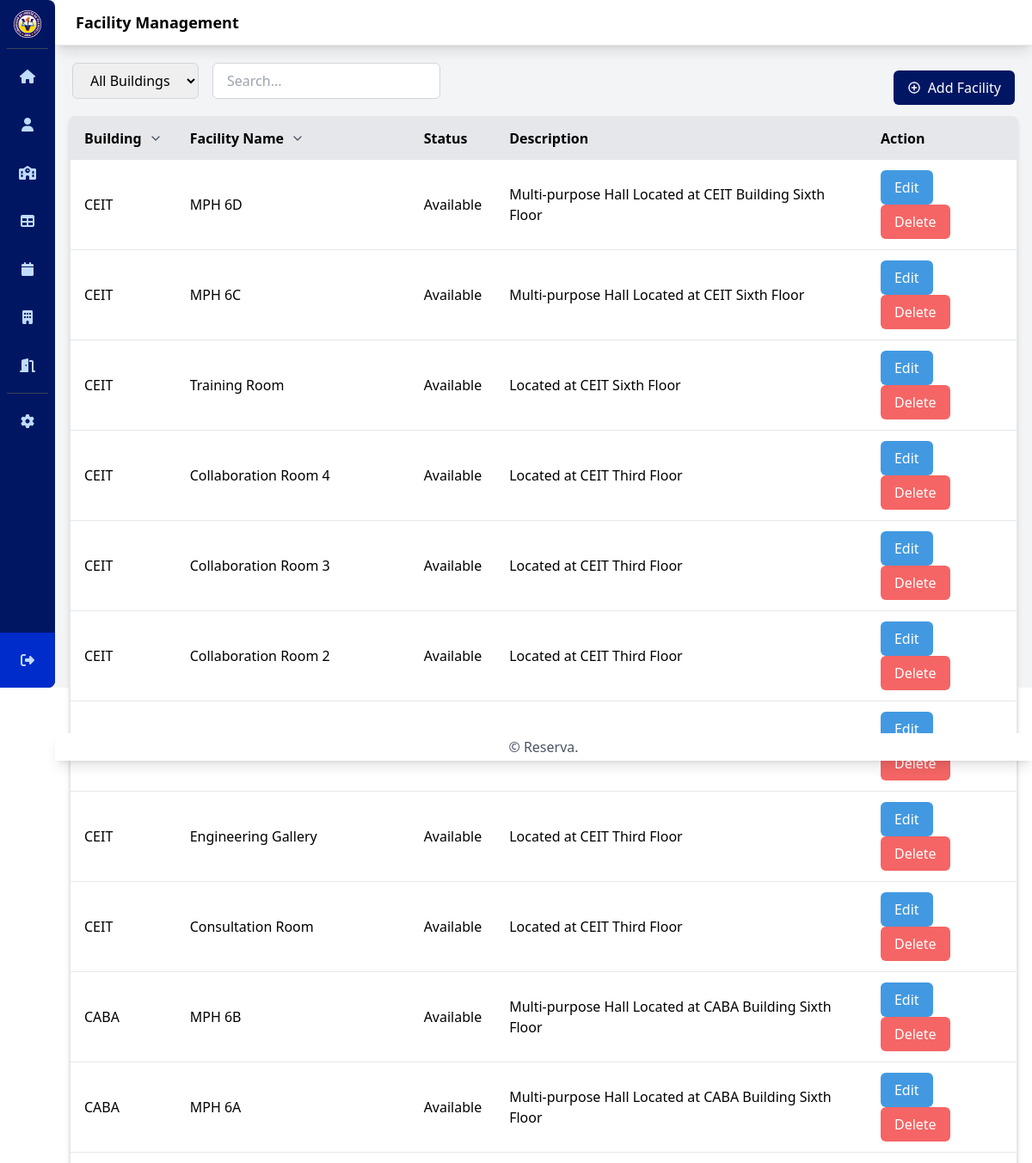
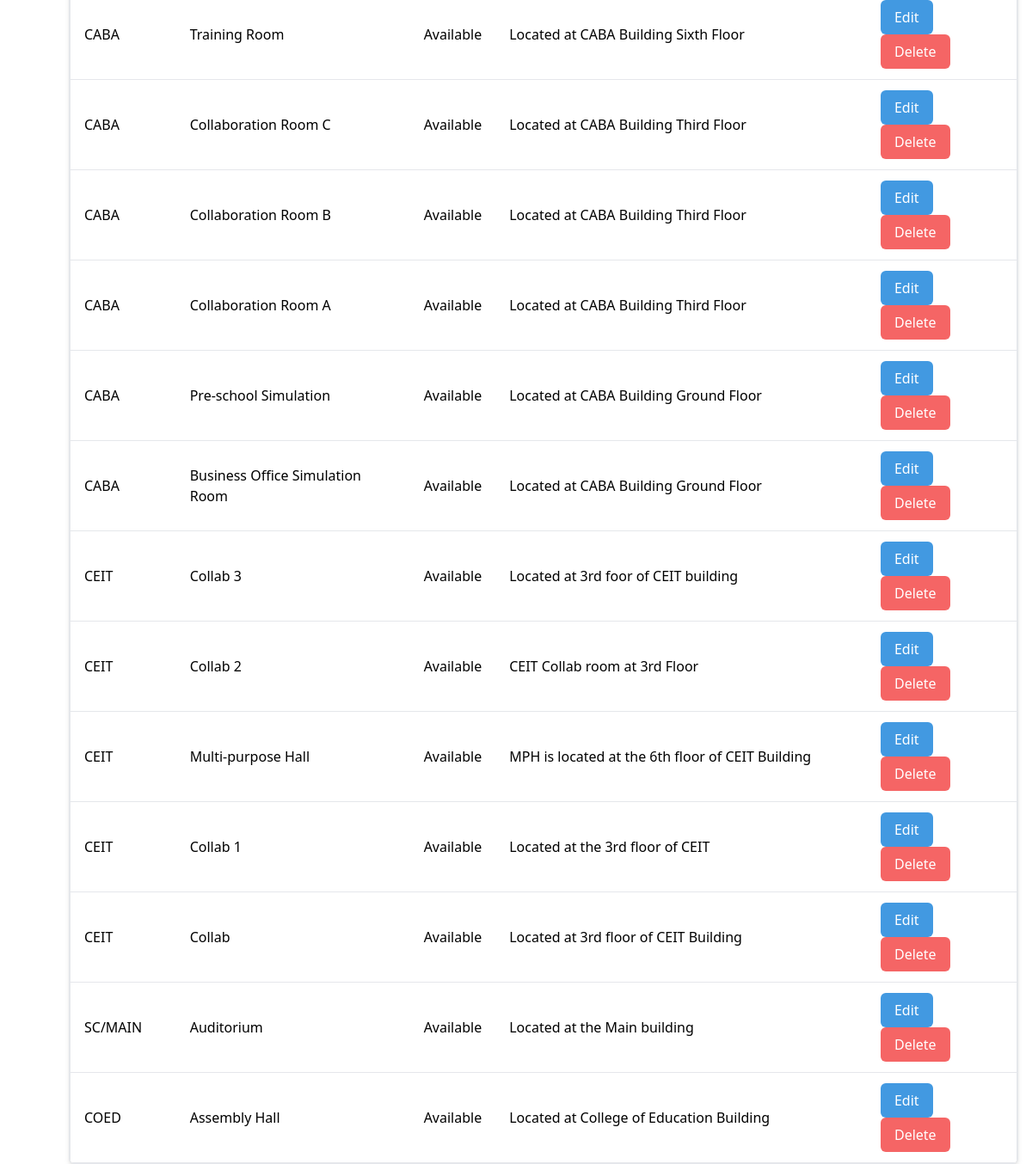
Screenshot of /facilityManagement.php (signed in) with the database file from the repository (2 pictures, top to bottom).
### tables this page shows
CREATE TABLE `facilities` (
  `facility_id` int(11) NOT NULL,
  `facility_name` varchar(255) NOT NULL,
  `building` varchar(255) DEFAULT NULL,
  `status` varchar(255) DEFAULT NULL,
  `descri` varchar(255) DEFAULT NULL
);

### facilityManagement.php (the view, shortened to what this page needs)
<?php
require_once "database/config.php";
$sql = "SELECT * FROM facilities ORDER BY facility_id DESC";
$result = $conn->query($sql);
?>
<!DOCTYPE html>
<html lang="en">
<head>
    <link href="https://cdn.jsdelivr.net/npm/tailwindcss@2.2.19/dist/tailwind.min.css" rel="stylesheet">
    <link rel="stylesheet" href="css/style.css">
</head>
<body>
    <div class="flex h-screen bg-gray-100">
        <div id="sidebar-container">
            <?php include 'sidebar.php'; ?>
        </div>
        <div class="flex flex-col flex-1">
            <header class="bg-white shadow-lg">
                <div class="flex items-center justify-between px-6 py-3 border-b">
                    <h2 class="text-lg font-semibold">
                        Facility Management
                    </h2>
                </div>
            </header>
            <main class="flex-1 p-4 h-screen">
                <div class="flex items-center justify-between p-1 rounded-md">
                    <div class="flex items-center space-x-4 mb-4">
                    <select id="buildingSelect" class="px-4 py-2 border border-gray-300 rounded-md" onchange="filterFacilities()">
                        <option value="">All Buildings</option>
                    </select>
                        <input type="text" id="searchInput" class="px-4 py-2 border border-gray-300 rounded-md" placeholder="Search..." onkeyup="filterFacilities()">
                    </div>
                    <div>
                        <button onclick="showFacilityForm()" class="ml-auto px-4 py-2 bg-plv-blue text-white rounded-md flex items-center justify-center hover:bg-plv-highlight focus:outline-none focus:ring focus:ring-plv-highlight">
                            <img src="img/icons8-plus-24.png" alt="Add Account Icon" class="w-4 h-4 mr-2">
                            Add Facility
                        </button>
                    </div>
                </div>
                <div class="min-w-full bg-white rounded-md shadow-md border border-gray-200 overflow-y-auto max-h-[calc(100vh-200px)]">
                    <table id="facilitiesTable" class="min-w-full bg-white rounded-md shadow-md border border-gray-200">
                        <thead>
                            <tr class="bg-gray-200 border-b">
                                <th class="py-3 px-4 text-left cursor-pointer hover:bg-gray-100" onclick="sortTable(0)">
                                    <span class="flex items-center">Building
                                        <svg class="w-4 h-4 ml-2 text-gray-600" fill="none" viewBox="0 0 24 24" stroke="currentColor">
                                            <path stroke-linecap="round" stroke-linejoin="round" stroke-width="2" d="M6 9l6 6 6-6"></path>
                                        </svg>
                                    </span>
                                </th>
                                <th class="py-3 px-4 text-left cursor-pointer hover:bg-gray-100" onclick="sortTable(1)">
                                    <span class="flex items-center">Facility Name
                                        <svg class="w-4 h-4 ml-2 text-gray-600" fill="none" viewBox="0 0 24 24" stroke="currentColor">
                                            <path stroke-linecap="round" stroke-linejoin="round" stroke-width="2" d="M6 9l6 6 6-6"></path>
                                        </svg>
                                    </span>
                                </th>
                                <th class="py-3 px-4 text-left">Status</th>
                                <th class="py-3 px-4 text-left">Description</th>
                                <th class="py-3 px-4 text-left">Action</th>
                            </tr>
                        </thead>
                        <tbody id="facilityList" class="divide-y divide-gray-200">
                            <?php if ($result->num_rows > 0): ?>
                                <?php while ($row = $result->fetch_assoc()): ?>
                                    <tr>
                                        <td class="py-3 px-4"><?php echo $row['building']; ?></td>
                                        <td class="py-3 px-4"><?php echo $row['facility_name']; ?></td>
                                        <td class="py-3 px-4"><?php echo $row['status']; ?></td>
                                        <td class="py-3 px-4"><?php echo $row['descri']; ?></td>
                                        <td class="py-3 px-4">
                                            <button onclick="editFacility(<?php echo $row['facility_id']; ?>)" class="bg-blue-500 text-white rounded-md px-4 py-2 hover:bg-blue-600">Edit</button>
                                            <button onclick="deleteFacility(<?php echo $row['facility_id']; ?>)" class="bg-red-500 text-white rounded-md px-4 py-2 hover:bg-red-600">Delete</button>
                                        </td>
                                    </tr>
                                <?php endwhile; ?>
                            <?php endif; ?>
                        </tbody>
                    </table>
                </div>
            </main>
            <div id="footer-container">
                <?php include 'footer.php' ?>
            </div>
        </div>
    </div>
</body>
</html>

### rows the page displays
facilities: building "CEIT", facility_name "MPH 6D", status "Available", descri "Multi-purpose Hall Located at CEIT Building Sixth Floor"
facilities: building "CEIT", facility_name "MPH 6C", status "Available", descri "Multi-purpose Hall Located at CEIT Sixth Floor"
facilities: building "CEIT", facility_name "Training Room", status "Available", descri "Located at CEIT Sixth Floor"
facilities: building "CEIT", facility_name "Collaboration Room 4", status "Available", descri "Located at CEIT Third Floor"
facilities: building "CEIT", facility_name "Collaboration Room 3", status "Available", descri "Located at CEIT Third Floor"
facilities: building "CEIT", facility_name "Collaboration Room 2", status "Available", descri "Located at CEIT Third Floor"
facilities: building "CEIT", facility_name "Engineering Gallery", status "Available", descri "Located at CEIT Third Floor"
facilities: building "CEIT", facility_name "Consultation Room", status "Available", descri "Located at CEIT Third Floor"
facilities: building "CABA", facility_name "MPH 6B", status "Available", descri "Multi-purpose Hall Located at CABA Building Sixth Floor"
facilities: building "CABA", facility_name "MPH 6A", status "Available", descri "Multi-purpose Hall Located at CABA Building Sixth Floor"
facilities: building "CABA", facility_name "Training Room", status "Available", descri "Located at CABA Building Sixth Floor"
facilities: building "CABA", facility_name "Collaboration Room C", status "Available", descri "Located at CABA Building Third Floor"
facilities: building "CABA", facility_name "Collaboration Room B", status "Available", descri "Located at CABA Building Third Floor"
facilities: building "CABA", facility_name "Collaboration Room A", status "Available", descri "Located at CABA Building Third Floor"
facilities: building "CABA", facility_name "Pre-school Simulation", status "Available", descri "Located at CABA Building Ground Floor"
facilities: building "CABA", facility_name "Business Office Simulation Room", status "Available", descri "Located at CABA Building Ground Floor"
facilities: building "CEIT", facility_name "Collab 3", status "Available", descri "Located at 3rd foor of CEIT building"
facilities: building "CEIT", facility_name "Collab 2", status "Available", descri "CEIT Collab room at 3rd Floor"
facilities: building "CEIT", facility_name "Multi-purpose Hall", status "Available", descri "MPH is located at the 6th floor of CEIT Building"
facilities: building "CEIT", facility_name "Collab 1", status "Available", descri "Located at the 3rd floor of CEIT"
facilities: building "CEIT", facility_name "Collab", status "Available", descri "Located at 3rd floor of CEIT Building"
facilities: building "SC/MAIN", facility_name "Auditorium", status "Available", descri "Located at the Main building"
facilities: building "COED", facility_name "Assembly Hall", status "Available", descri "Located at College of Education Building"
